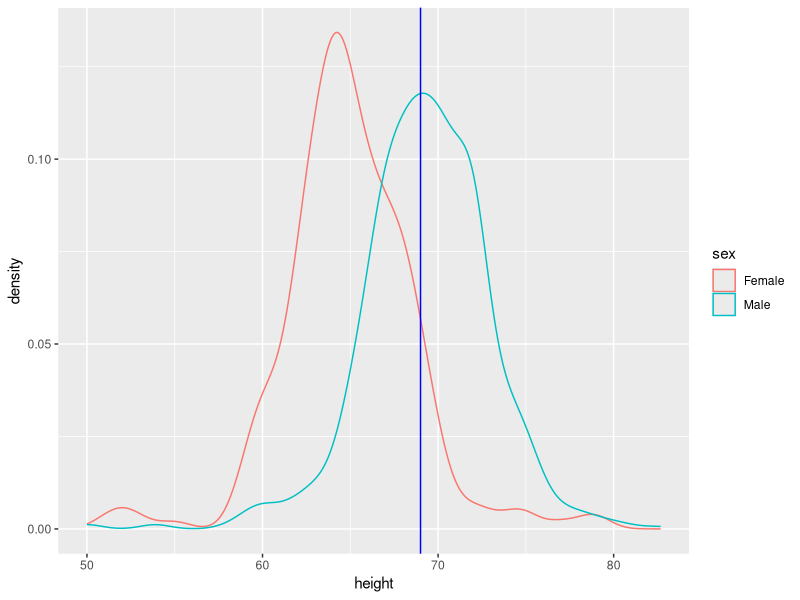

This chart was generated by the following R code:
library(tidyverse)
library(dslabs)
data(heights)

heights %>%
#  filter(sex=="Male") %>%
  ggplot(aes(height, color=sex))+
  geom_density()+
  geom_vline(xintercept = 69, color="blue")
